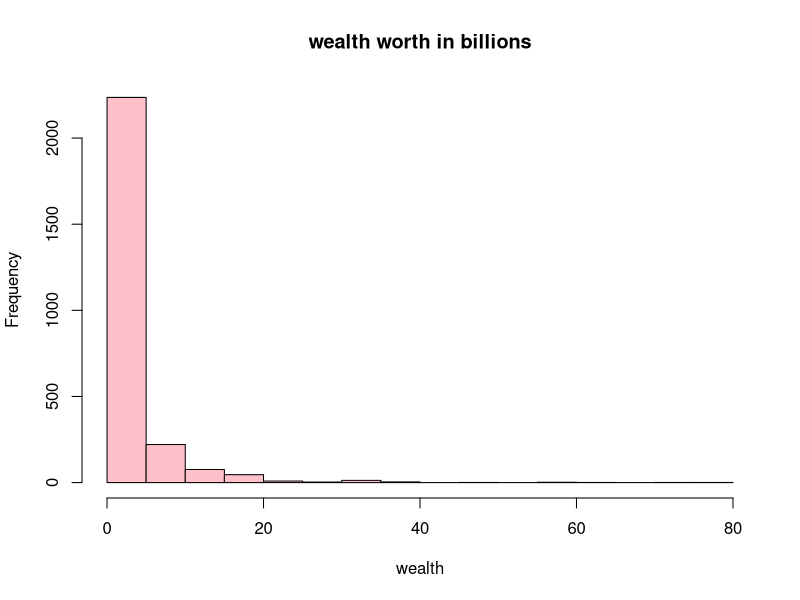
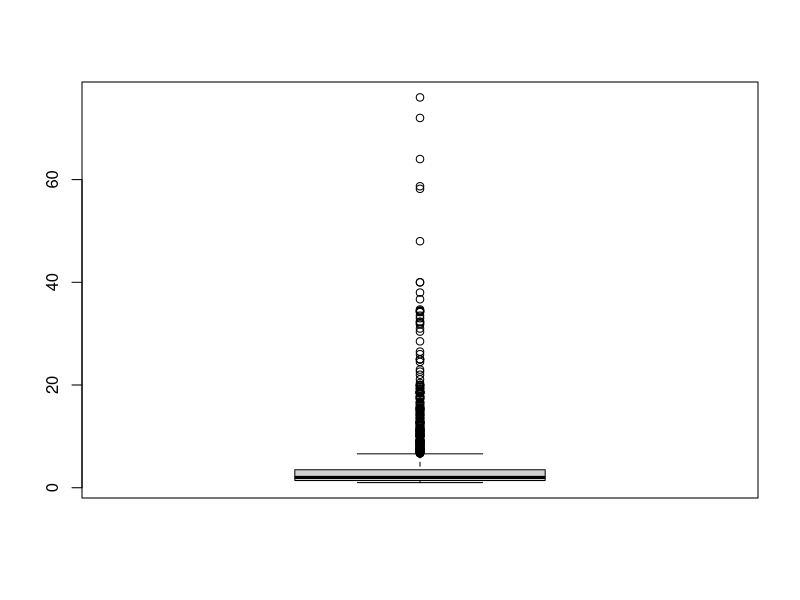
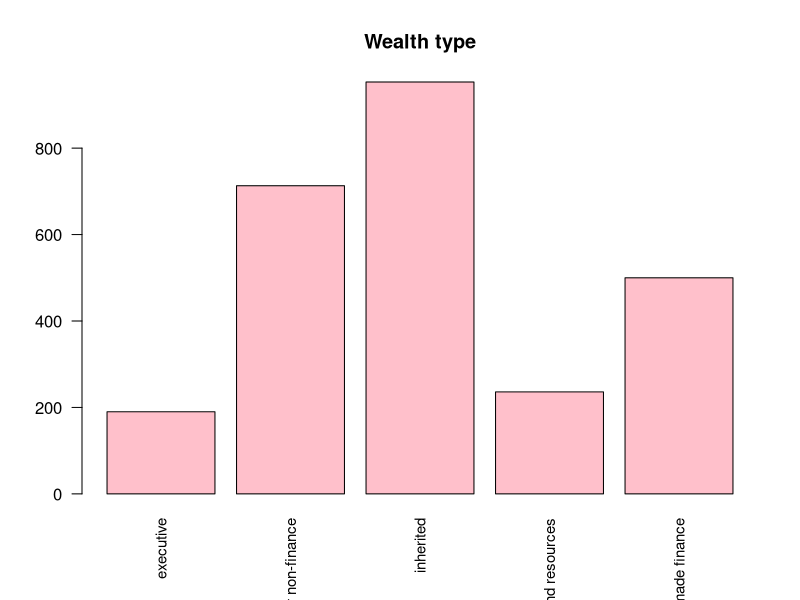
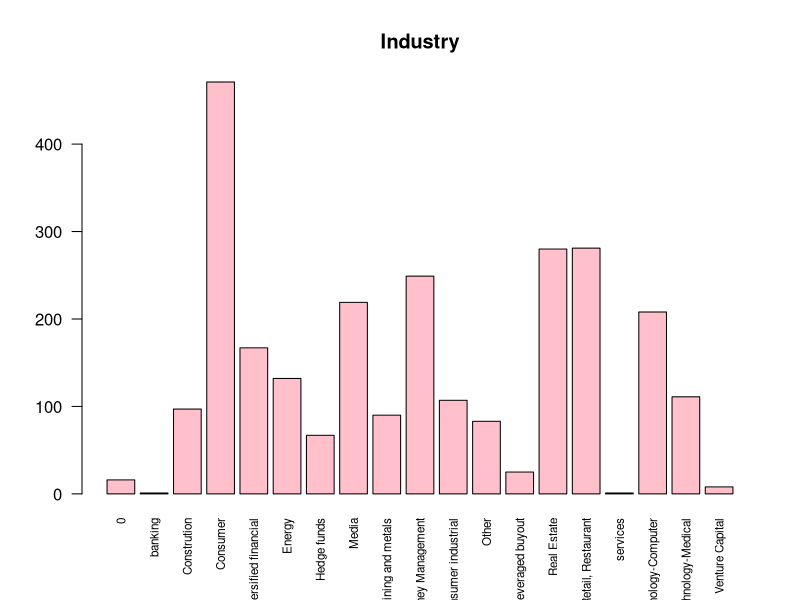
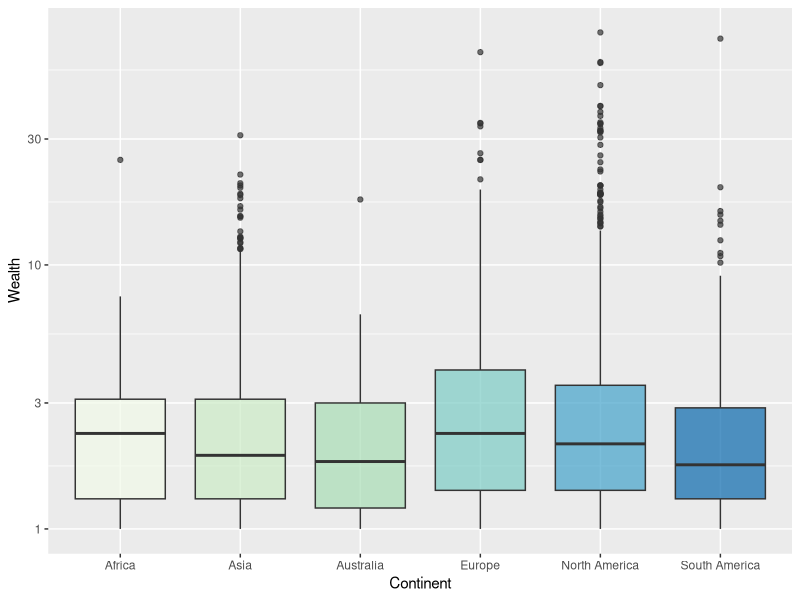
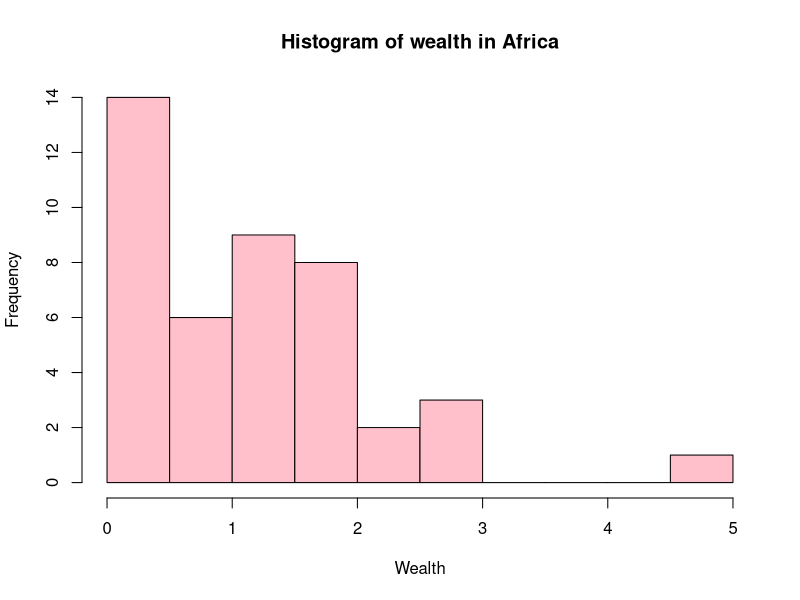
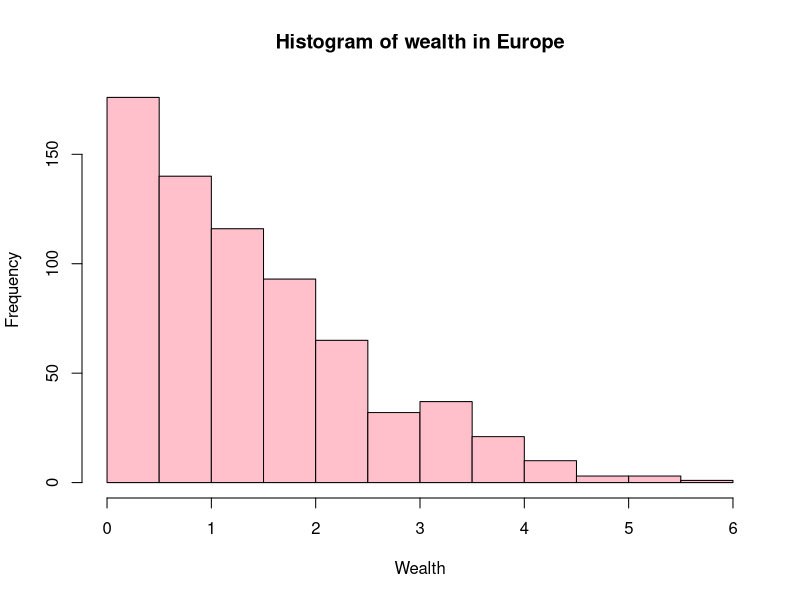
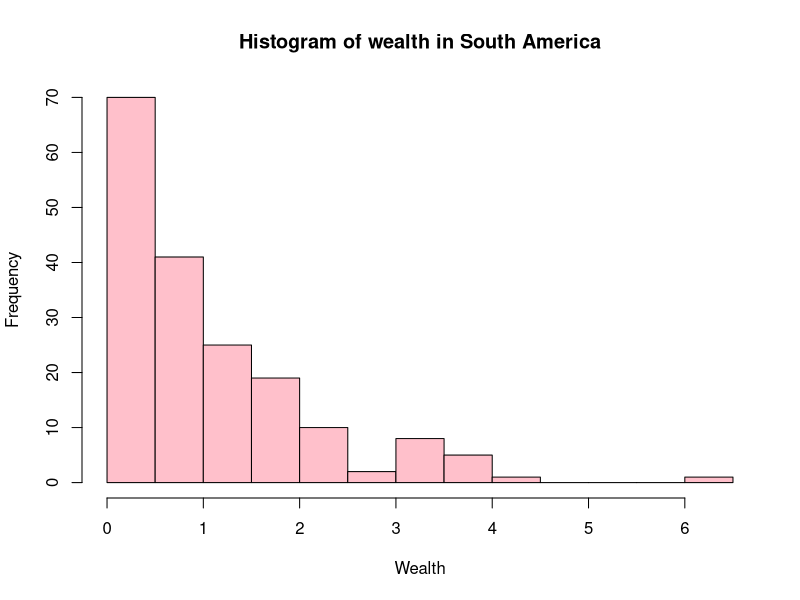

Here is the R script that generated these plots, in order:
## ---- chunk 1
knitr::opts_chunk$set(echo = TRUE)
## ---- chunk 2
library("readxl")
library(tidyverse)
library(dplyr)
library(fastDummies)

## ---- chunk 3
# Učitavanje podataka iz excel datoteke
# Promijeniti path u put do datoteke s podacima
bill_data <- read_excel("billionaires.xlsx")
## ---- chunk 4
dim(bill_data) # dimenzije: 2614 redaka i 22 stupaca
names(bill_data) # imena stupaca
view(bill_data)

# klase pojedinih stupaca
sapply(bill_data, class)

# klasa tablice
class(bill_data) 
# zaključak: bill_data podaci su dobro učitani
## ---- chunk 5
# Pomoćna funkcija za izbacivanje stršećih vrijednosti
remove_outliers <- function(data, data_column) {
  quartiles <- quantile(data_column, probs=c(.25, .75), na.rm = FALSE)
  IQR <- IQR(data_column)
  Lower <- quartiles[1] - 1.5*IQR
  Upper <- quartiles[2] + 1.5*IQR 
  
  return(subset(data, data_column >= Lower & data_column <= Upper))
}

cat('\n Dimenzija podataka: ', dim(bill_data))
## ---- chunk 6
for (col_name in names(bill_data)){
  if (sum(is.na(bill_data[,col_name])) > 0){
    cat('Ukupno nedostajućih vrijednosti za varijablu'
        ,col_name, ': ', sum(is.na(bill_data[,col_name])),'\n')
  }
}

## ---- chunk 7
summary(bill_data)


## ---- chunk 8
sapply(bill_data, class)
## ---- chunk 9

hist(bill_data$`wealth.worth in billions` ,main='wealth worth in billions', xlab='wealth', ylab='Frequency', col="pink")

boxplot(bill_data$`wealth.worth in billions`)
summary(bill_data$`wealth.worth in billions`)

## ---- chunk 10

barplot(table(bill_data$wealth.type),las=2,cex.names=.9,main='Wealth type',col="pink")
barplot(table(bill_data$wealth.how.industry),las=2,cex.names=.7,main='Industry',col="pink")
print('Podjela po spolu: ')
table(bill_data$demographics.gender)

## ---- chunk 11
levels(factor(bill_data$location.region))
## ---- chunk 12
# is.na ce nam vratiti logical vektor koji ima TRUE na mjestima gdje ima NA:
sum(is.na(bill_data$location.region)) 
 

## ---- chunk 13
table(bill_data$location.region)



## ---- chunk 14


bill_data$location.citizenship[bill_data$location.region == "Middle East/North Africa"]

## ---- chunk 15
bill_data_copy = data.frame(bill_data)
tracemem(bill_data)==tracemem(bill_data_copy)
untracemem(bill_data_copy)
untracemem(bill_data_copy)
## ---- chunk 16
# Združimo Europu
for (column_name in c("Europe")){
  bill_data_copy$location.region[bill_data_copy$location.region == column_name] = "Europe";
}

# Združimo Afriku
for (column_name in c("Lebanon","Egypt","Morocco","Algeria")){
  bill_data_copy$location.region[bill_data_copy$location.citizenship == column_name] = "Africa";
}

for (column_name in c("Sub-Saharan Africa")){
  bill_data_copy$location.region[bill_data_copy$location.region == column_name] = "Africa";
}

# združimo Sjevernu Ameriku
for (column_name in c("North America")){
  bill_data_copy$location.region[bill_data_copy$location.region == column_name] = "North America";
}

# Združimo Južnu Ameriku
for (column_name in c("Latin America")){
  bill_data_copy$location.region[bill_data_copy$location.region == column_name] = "South America";
}

# Združimo Aziju
for (column_name in c("East Asia","South Asia")){
  bill_data_copy$location.region[bill_data_copy$location.region == column_name] = "Asia";
}
for (column_name in c("Saudi Arabia","Kuwait","United Arab Emirates","Israel","Turkey","Oman","Bahrain")){
  bill_data_copy$location.region[bill_data_copy$location.citizenship == column_name] = "Asia";
}

#Združimo Australiju
for (column_name in c("Australia")){
  bill_data_copy$location.region[bill_data_copy$location.citizenship == column_name] = "Australia";
}


bill_data_copy

## ---- chunk 17
tbl = table(bill_data_copy$location.region)
print(tbl)

## ---- chunk 18
df <- data.frame(continent=c("Europe", "Asia", "Africa","North America","South America", "Australia"),
                continent_frequency=c(697, 699, 43, 959, 182, 33))
head(df)
## ---- chunk 19

# Barplot
#p<-ggplot(data=df, aes(x=continent, y=continent_frequency), col="pink") +
#  geom_bar(stat="identity")
#p


box_edu <- ggplot(bill_data_copy %>% filter(!location.region=="0"), aes(x=location.region, y= wealth.worth.in.billions, fill=location.region)) +
    geom_boxplot(alpha=0.7, ) + scale_y_log10() +
    theme(legend.position="none") + labs(x="Continent",y="Wealth")+
    scale_fill_brewer(name="Continent",palette="GnBu")
box_edu

## ---- chunk 20

# TODO: zakomentiraj ovu liniju ako ne želimo logaritmirati cijenu

wealth <- log(bill_data_copy$wealth.worth.in.billions, 2)

require(nortest)
lillie.test(wealth)

lillie.test(wealth[bill_data_copy$location.region=='Africa'])
lillie.test(wealth[bill_data_copy$location.region=='Europe'])
lillie.test(wealth[bill_data_copy$location.region=='South America'])
lillie.test(wealth[bill_data_copy$location.region=='North America'])
lillie.test(wealth[bill_data_copy$location.region=='Asia'])
lillie.test(wealth[bill_data_copy$location.region=='Australia'])


hist(wealth[bill_data_copy$location.region=='Africa'], main = "Histogram of wealth in Africa", xlab="Wealth", col= "pink")
hist(wealth[bill_data_copy$location.region=='Europe'], main = "Histogram of wealth in Europe", xlab="Wealth", col= "pink")
hist(wealth[bill_data_copy$location.region=='South America'], main = "Histogram of wealth in South America", xlab="Wealth", col= "pink")
hist(wealth[bill_data_copy$location.region=='North America'], main = "Histogram of wealth in North America", xlab="Wealth", col= "pink")
hist(wealth[bill_data_copy$location.region=='Asia'], main = "Histogram of wealth in Asia", xlab="Wealth", col= "pink")
hist(wealth[bill_data_copy$location.region=='Australia'], main = "Histogram of wealth in Australia", xlab="Wealth", col= "pink")

## ---- chunk 21

# Testiranje homogenosti varijance uzoraka Bartlettovim testom
bill_data_copy2= bill_data_copy%>% filter(!location.region=="0")
wealth2 <- log(bill_data_copy2$wealth.worth.in.billions, 2)
bartlett.test(wealth2 ~ bill_data_copy2$location.region )


var((wealth[bill_data_copy$location.region=='Africa']))
var((wealth[bill_data_copy$location.region=='Asia']))
var((wealth[bill_data_copy$location.region=='Europe']))
var((wealth[bill_data_copy$location.region=='North America']))
var((wealth[bill_data_copy$location.region=='South America']))
var((wealth[bill_data_copy$location.region=='Australia']))

## ---- chunk 22

# Graficki prikaz podataka
boxplot(wealth2 ~ bill_data_copy2$location.region, xlab="Continent", ylab="Wealth", col= "pink")

## ---- chunk 23

mean_all= mean(bill_data_copy2$wealth.worth.in.billions)
mean_all
mean_by_continent <- bill_data_copy2 %>% 
  group_by(location.region) %>% 
  summarize(mean_continent = mean(wealth.worth.in.billions))
mean_by_continent


## ---- chunk 24

# Alternativa ANOVI - Kruskal - Wallis test

kruskal.test(bill_data_copy2$wealth.worth.in.billions ~ bill_data_copy2$location.region)


## ---- chunk 25
inherited = bill_data[bill_data$wealth.how.inherited!="not inherited",]
non_inherited = bill_data[bill_data$wealth.how.inherited=="not inherited",]
## ---- chunk 26
inherited_mean = mean(inherited$`wealth.worth in billions`)
print(inherited_mean)

non_inherited_mean = mean(non_inherited$`wealth.worth in billions`)
print(non_inherited_mean)

## ---- chunk 27
hist(inherited$`wealth.worth in billions`, breaks = 20)
boxplot(inherited$`wealth.worth in billions`)

hist(non_inherited$`wealth.worth in billions`, breaks = 20)
boxplot(non_inherited$`wealth.worth in billions`)
## ---- chunk 28
qqnorm(inherited$`wealth.worth in billions`, pch = 1, frame = FALSE,main='Inherited')
qqline(inherited$`wealth.worth in billions`, col = "blue", lwd = 2)

qqnorm(non_inherited$`wealth.worth in billions`, pch = 1, frame = FALSE,main='Non inherited')
qqline(non_inherited$`wealth.worth in billions`, col = "red", lwd = 2)

## ---- chunk 29
ks.test(inherited$`wealth.worth in billions`, y="pnorm")
ks.test(non_inherited$`wealth.worth in billions`, y="pnorm")
## ---- chunk 30
 
wilcox.test(inherited_mean, non_inherited_mean, alt = "greater")

## ---- chunk 31
exclude_cols = c("name", "company.name", "rank", "location.gdp", "location.country code", "location.citizenship", "wealth.how.from emerging", "wealth.how.was founder", "wealth.how.was political", "company.sector")

bill_data_clean <- bill_data %>% select(-one_of(exclude_cols)) %>% arrange(year)

bill_data_clean[["company.relationship"]] <- tolower(bill_data_clean[["company.relationship"]] )

bill_data_clean <- bill_data_clean %>% filter(demographics.age > 0)
bill_data_clean <- bill_data_clean %>% filter(!location.region == "0")

# inflation rate $1.00 (1996) -> $1.51 (2014), +50.9%
# inflation rate $1.00 (2001) -> $1.34 (2014), +33.7%
bill_data_clean[bill_data_clean$year == "1996", "wealth.worth in billions"] <- bill_data_clean[bill_data_clean$year == "1996", "wealth.worth in billions"] * 1.509
bill_data_clean[bill_data_clean$year == "2001", "wealth.worth in billions"] <- bill_data_clean[bill_data_clean$year == "2001", "wealth.worth in billions"] * 1.337

# Iskoristili smo godinu da ažuriramo cijene (inflacija), sad ju odbacujemo
bill_data_clean <- bill_data_clean %>% select(., -year)

bill_data_clean$company.relationship <- gsub(".*\b(owner)\b.*", "owner", bill_data_clean$company.relationship)
bill_data_clean$company.relationship <- gsub(".*(ceo|chief executive officeor|chief executive officer|chief executive|exectuitve).*", "ceo", bill_data_clean$company.relationship)
bill_data_clean$company.relationship <- gsub(".*(founder).*", "founder", bill_data_clean$company.relationship)
bill_data_clean$company.relationship <- gsub(".*(chair|chari).*", "chairman", bill_data_clean$company.relationship)
bill_data_clean$company.relationship <- gsub(".*(director).*", "director", bill_data_clean$company.relationship)
bill_data_clean$company.relationship <- gsub(".*(head).*", "head", bill_data_clean$company.relationship)
bill_data_clean$company.relationship <- gsub(".*(president).*", "president", bill_data_clean$company.relationship)

bill_data_clean <- bill_data_clean %>% drop_na()

bill_categorical <- bill_data_clean %>% select(where(is_character))
bill_numeric <- bill_data_clean %>% select(where(is.numeric))
bill_categorical_onehot = dummy_cols(bill_categorical, remove_first_dummy = TRUE, remove_selected_columns = TRUE)
bill_categorical_onehot <- bill_categorical_onehot[, colSums(bill_categorical_onehot) > 5]
bill_data_clean <- bind_cols(bill_numeric, bill_categorical_onehot)
## ---- chunk 32
correlation_threshold = 0.9
tmp <- corr_table <- cor(bill_data_clean)
tmp[upper.tri(tmp)] <- 0
diag(tmp) <- 0  # clean diagonal which is always 1
bill_data_clean <- bill_data_clean[, apply(tmp,2,function(x) all(x<= correlation_threshold))]

bill_data_clean <- remove_outliers(bill_data_clean, bill_data_clean$`wealth.worth in billions`)
wealth <- bill_data_clean$`wealth.worth in billions`
## ---- chunk 33
w <- corr_table[, "wealth.worth in billions"]
w <- abs(w)

corr_wealth_vars <- w[order(w, decreasing = TRUE)]
cat("")
corr_wealth_vars[2:6]
## ---- chunk 34
# x setup, y = wealth
normalized<-function(y) {
  x<-y[!is.na(y)]
  x<-(x - min(x)) / (max(x) - min(x))
  y[!is.na(y)]<-x
  return(y)
}

# `wealth.how.industry_Retail, Restaurant` casues fitting issues
exclude_cols = c("wealth.worth in billions", "wealth.how.industry_Retail, Restaurant", "wealth.type_inherited")
x <- bill_data_clean %>% select(-one_of(exclude_cols))
x[, c("company.founded", "demographics.age")] <- apply(x[, c("company.founded", "demographics.age")] , 2 , normalized) # minmax scaling
x <- x[,order(colnames(x))]

## ---- chunk 35
cat("Ukupan broj regresora:", length(colnames(x)), "\n")
p_value_column <- 4
model_all_vars <- lm(wealth ~ . , x)
sa <- summary(model_all_vars)
cat("Postotak varijance objašnjen linearnim modelom", sa$adj.r.squared * 100, "%\n")
coef <- sa$coefficients
coef_sorted <- coef[order(coef[,p_value_column]),]
cat("Prvih 5 regresora sortiranih uzlazno po p vrijednosti:\n")
coef_sorted[1:5,]
## ---- chunk 36

n = 10
filtered_col_names = c()
r_squares = c()
ps = c()
col_names=colnames(x)

for(i in 1:ncol(x)){
  
  col_name=col_names[i]
  model=lm(wealth ~ x[[col_name]]) # napravi lienarni model s jednim regresorom
  summary_model = summary(model)
  
  filtered_col_names <- append(filtered_col_names, col_name)
  r_squares <- append(r_squares, summary_model$r.squared)
  ps <- append(ps,  summary_model$coefficients[,4][2])
}

df_g_squares=data.frame(filtered_col_names, r_squares, ps)
df_top_predictors = df_g_squares[order(df_g_squares$ps), ]
df_top_predictors[1:n, ]
top_n_predictors_one_var_lin <- df_top_predictors[1:n, "filtered_col_names"]
## ---- chunk 37
a <- anova(model_all_vars)
ps_a <- a$`Pr(>F)`
ps_a <- head(ps_a, -1) # anova returns NA for last element

ps_a_ord <- order(ps_a)
sorted_cols <- colnames(x)[order(colnames(x))]
top_predictors_anova <- sorted_cols[ps_a_ord][1:n]

top_predictors = c(top_predictors_anova, top_n_predictors_one_var_lin)
top_predictors <- top_predictors[!duplicated(top_predictors)]

cat("Broj regersora", length(top_predictors))
model_top_preds <- lm(wealth ~ . , x[, top_predictors])
summary(model_top_preds)
## ---- chunk 38
require(nortest)
plot(model_top_preds$fitted.values, model_top_preds$residuals) 
hist(rstandard(model_top_preds))
qqnorm(rstandard(model_top_preds))
ks.test(rstandard(model_top_preds),'pnorm')
lillie.test(rstandard(model_top_preds))
## ---- chunk 39
non_inherited_2014 <- non_inherited[non_inherited$year == 2014,]
non_inherited_2001 <- non_inherited[non_inherited$year == 2001,]
non_inherited_2014_new = bill_data[FALSE,]
non_inherited_2001_old = bill_data[FALSE,]

# selekcija novonastalih milijardera iz 2014. koji nisu bili na prethodnoj listi iz 2001.
for(i in 1:nrow(non_inherited_2014)) {
  r <- non_inherited_2014[i,]
  if(sum(str_detect(non_inherited_2001$name, r[[1]])) == 0) {
    non_inherited_2014_new <- rbind(non_inherited_2014_new, non_inherited_2014[i,])
  }
}

# selekcija milijardera iz 2001. koji nisu na listi iz 2014.
for(i in 1:nrow(non_inherited_2001)) {
  r <- non_inherited_2001[i,]
  if(sum(str_detect(non_inherited_2014$name, r[[1]])) == 0) {
    non_inherited_2001_old <- rbind(non_inherited_2001_old, non_inherited_2001[i,])
  }
}
## ---- chunk 40

par(mar=c(10,7,1,1))
barplot(sort(table(subset(non_inherited_2014$wealth.how.industry, non_inherited_2014$wealth.how.industry != "0")), decreasing = TRUE),
        main = "Distribucija milijardera po industrijama u 2014.",
        las = 2)
## ---- chunk 41
par(mar=c(10,5,1,1))
barplot(sort(table(subset(non_inherited_2014_new$wealth.how.industry, non_inherited_2014_new$wealth.how.industry != "0")), decreasing = TRUE),
        main = "Distribucija novonastalih milijardera po industrijama u 2014.",
        las = 2)
## ---- chunk 42
par(mar=c(10,5,1,1))
barplot(sort(table(subset(non_inherited_2001_old$wealth.how.industry, non_inherited_2001_old$wealth.how.industry != "0")), decreasing = TRUE),
        main = "Distribucija bivših milijardera po industrijama iz 2001.",
        las = 2)
